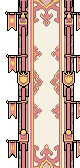
#> input picture tools/region-art/skydeck/picks/bridge_v.png, 80 x 168 px
$ python skydeck.py
#> lines starting #> are read from the running program, lines starting #| are printed output that depends on the picture
"""Make the Sky Deck's art: its bridges and the lagoon far below.

    python3 tools/region-art/skydeck.py

The Sky Deck (CLAUDE.md §6.6) is the top of Envy's castle: rooftops over a drop,
joined by bridges, with the Influencer Isles far below. Each piece has to tile
exactly, so the generated bridges are cut to seamless segments here, and the
lagoon is drawn from the Isles' tiles. Colors come from the castle's
turrets (cream stone, pink bands, gold trim) and the rooftops' marble. (The
towers' bodies under the rooftops are PixelLab art: tools/region-art/isles/README.md.)

tools/region-art/skydeck/:
  bridge.png   a walkway running down the screen (picks/bridge_v.png, PixelLab: a
               pink runner on marble, balustrades hung with banners), cut to one
               segment that repeats seamlessly; the game tiles it along a bridge
               (art.json's bridges `tile`).
  bridge_h.png one running across the screen (picks/bridge_h.png: a balustraded
               deck over pointed pink arches with roses), cut the same way and
               padded so its deck sits at the image's middle.

assets/vista/isles_below.png: the lagoon seen from the top of the castle, drawn
from the Isles' own tiles at 1 screen px per art px (half the world's, so it
reads as far away) and tiling both ways (islands wrap at the edges), with a few
of the castle's turrets standing on islands. The haze over it and the clouds
drifting between are added by the game (ui/vista.js), since they follow the clock.
"""

import json
import math
import os
import random

import numpy as np
from PIL import Image

ROOT = os.path.abspath(os.path.join(os.path.dirname(__file__), '..', '..'))
OUT = os.path.join(ROOT, 'tools', 'region-art', 'skydeck')

DECK_H = 31  # the middle row of bridge_h's walkway deck in its pick (art px)

def seamless(im, axis, lo, hi, window=3):
    """
    Cut a generated bridge down to one segment that repeats without a seam: of every cut [x0, x0 + k)
    along `axis` (1 across, 0 down) with k from lo to hi, the one whose next column (or row) best
    matches its first, over a few lines, so the copy after it carries on cleanly.
    """
#> called with axis = 0, lo = 70, hi = 100, window = 3
    a = np.asarray(im).astype(int)
    a = a if axis == 0 else a.transpose(1, 0, 2)
    n = a.shape[0]
#> n = 168
    best = None
    for k in range(lo, min(hi, n - window)):
        for x0 in range(0, n - k - window):
            d = np.abs(a[x0:x0 + window] - a[x0 + k:x0 + k + window]).mean()
            if best is None or d < best[0]:
                best = (d, x0, k)
#> after the loop, best = (0.246, 40, 85)
    _, x0, k = best
#> x0 = 40; k = 85
    return (im.crop((0, x0, im.width, x0 + k)) if axis == 0 else im.crop((x0, 0, x0 + k, im.height))), k


def bridges():
    """The picked bridges (picks/), each cut to one seamless segment; the one running across padded so its deck is centered."""
    v, kv = seamless(Image.open(os.path.join(OUT, 'picks', 'bridge_v.png')).convert('RGBA'), 0, 70, 100)
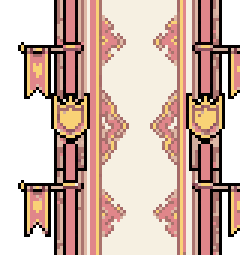
#> v: PIL image 80x85 RGBA (shown 3 times larger); mean R, G, B, A 149.3, 123, 111.6, 197.1; transparent parts drawn white
    h, kh = seamless(Image.open(os.path.join(OUT, 'picks', 'bridge_h.png')).convert('RGBA'), 1, 70, 100)
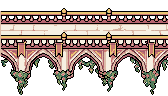
#> input picture tools/region-art/skydeck/picks/bridge_h.png, 168 x 96 px
#> call 2 of seamless, with axis = 1, lo = 70, hi = 100, window = 3
#> in seamless (call 2), `a = a if axis == 0 else a.transpose(1, 0, 2)`:
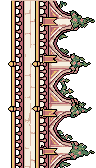
#> a: shape (168, 96, 4) int64; mean R, G, B, A 100.8, 84.7, 76.2, 166.3; transparent parts drawn white
#> after the loop in seamless (call 2), `for k in range(lo, min(hi, n - window)):`: best = (2.62, 43, 85)
#> in seamless (call 2), `_, x0, k = best`: x0 = 43
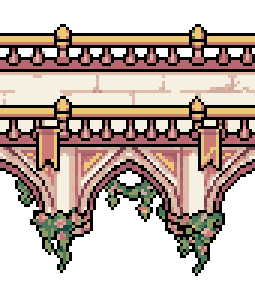
#> h: PIL image 85x96 RGBA (shown 3 times larger); mean R, G, B, A 100.3, 84, 75.6, 165.3; transparent parts drawn white
    # The game centers bridge_h.png on the bridge's rect, so put its deck (DECK_H, art rows) in the middle.
    h = h.crop((0, 0, h.width, h.getbbox()[3]))
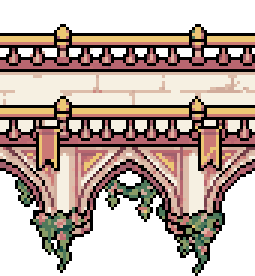
#> h: PIL image 85x92 RGBA (shown 3 times larger); mean R, G, B, A 104.7, 87.7, 78.9, 172.5; transparent parts drawn white
    pad = max(0, h.height - 2 * DECK_H)
#> pad = 30
    out = Image.new('RGBA', (h.width, h.height + pad))
#> out: PIL image 85x122 RGBA; every value is 0
    out.alpha_composite(h, (0, pad))
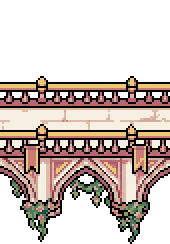
#> out: PIL image 85x122 RGBA (shown 2 times larger); mean R, G, B, A 78.9, 66.1, 59.5, 130.1; transparent parts drawn white
    return v, out, kv, kh


def wang_tiles(name):
    sheet = Image.open(os.path.join(ROOT, 'tools', 'region-art', 'isles', 'tiles', f'{name}.png')).convert('RGBA')
    meta = json.load(open(os.path.join(ROOT, 'tools', 'region-art', 'isles', 'tiles', f'{name}.json')))
    out = {}
    for t in meta['tileset_data']['tiles']:
        c, b = t['corners'], t['bounding_box']
        out.setdefault(tuple(c[k] for k in ('NW', 'NE', 'SW', 'SE')), sheet.crop((b['x'], b['y'], b['x'] + 16, b['y'] + 16)))
    return out


def draw_below(seed=5, cells=64):
    """The lagoon far below: islands on a torus, so the image tiles both ways."""
    rand = random.Random(seed)
    sea, lawn = wang_tiles('water_sand'), wang_tiles('sand_grass')
    isles = []
    while len(isles) < 22:
        x, y, r = rand.uniform(0, cells), rand.uniform(0, cells), rand.uniform(1.4, 4.6)
        if all(torus(x, y, ox, oy, cells) > r + orr + 2.5 for ox, oy, orr in isles):
            isles.append((x, y, r))

    def shape(x, y, grow=0.0):
        for bx, by, r in isles:
            dx, dy = wrap(x - bx, cells), wrap(y - by, cells)
            if math.hypot(dx, dy) < r + grow + 0.6 * math.sin(3 * math.atan2(dy, dx) + bx):
                return True
        return False

    def layer(tiles, grow, hi, lo):
        corner = [[hi if shape(i, j, grow) else lo for i in range(cells + 1)] for j in range(cells + 1)]
        im = Image.new('RGBA', (cells * 16, cells * 16))
        for j in range(cells):
            for i in range(cells):
                im.paste(tiles[(corner[j][i], corner[j][i + 1], corner[j + 1][i], corner[j + 1][i + 1])], (i * 16, j * 16))
        return im

    img = layer(sea, 0, 'upper', 'lower')
    # Lawn in the middle of the bigger islands.
    grass = layer(lawn, -1.6, 'upper', 'lower')
    mask = Image.new('L', img.size)
    mp = mask.load()
    for y in range(img.height):
        for x in range(img.width):
            if shape(x / 16, y / 16, -1.3):
                mp[x, y] = 255
    img.paste(grass, (0, 0), mask)
    # A few of the castle's turrets on the biggest islands (their art at 1 screen px per art px, like the tiles).
    turrets = [Image.open(os.path.join(ROOT, 'tools', 'region-art', 'props', f)).convert('RGBA')
               for f in ('prop_castle_turret.png', 'prop_castle_turret_b.png', 'prop_castle_turret_c.png')]
    big = sorted(isles, key=lambda s: -s[2])[:4]
    for k, (bx, by, r) in enumerate(big):
        t = turrets[k % len(turrets)]
        x, y = int(bx * 16 - t.width / 2), int(by * 16 - t.height + 24)
        # Drawn wrapped, so one standing near an edge shows on the other side too.
        for ox in (-img.width, 0, img.width):
            for oy in (-img.height, 0, img.height):
                img.paste(t, (x + ox, y + oy), t)
    return img


def wrap(d, n):
    return (d + n / 2) % n - n / 2


def torus(x0, y0, x1, y1, n):
    return math.hypot(wrap(x0 - x1, n), wrap(y0 - y1, n))


def main():
    os.makedirs(OUT, exist_ok=True)
    v, h, kv, kh = bridges()
#> kv = 85; kh = 85
    v.save(os.path.join(OUT, 'bridge.png'))
    h.save(os.path.join(OUT, 'bridge_h.png'))
    vista = os.path.join(ROOT, 'assets', 'vista')
    os.makedirs(vista, exist_ok=True)
    draw_below().save(os.path.join(vista, 'isles_below.png'), optimize=True)
    print(f'skydeck: bridge ({kv} art px a segment), bridge_h ({kh}); assets/vista/isles_below.png')


if __name__ == '__main__':
#> (the run stopped early here; a loop or call above may not have finished)
